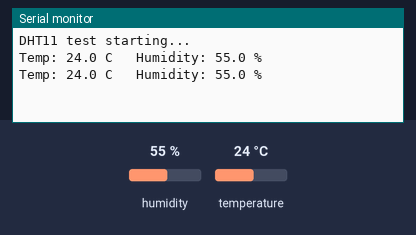
The sketch below on a simulated ESP32. Shown: the last lines printed to the serial monitor. The inputs (shaded band) are chosen by the test bench; at power-on: humidity 55 %, temperature 24 °C.

Above: at 2.8 s.
2.9 s: humidity set to 22 %
At 5.3 s:
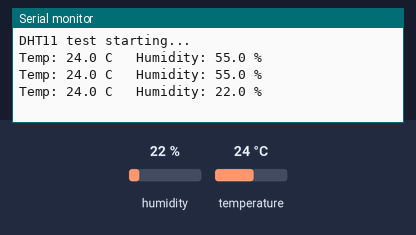
5.6 s: temperature set to 12 °C
At 6.5 s:
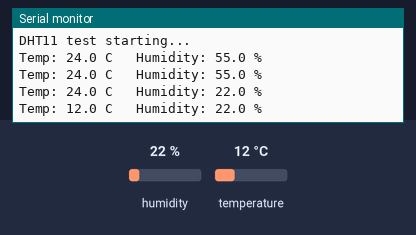
8.3 s: humidity set to 40 %
At 11.3 s:
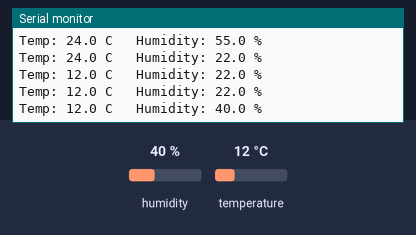
Timing chart, 0 to 12.8 s (numbered marks = the images above; inputs shaded):
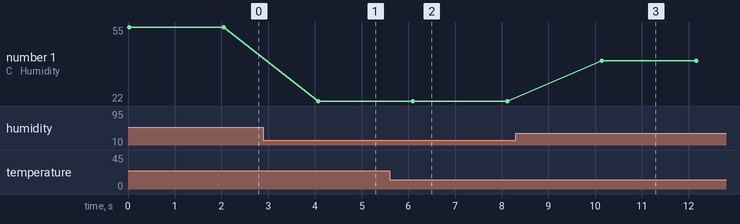

The sketch:

dht11_test.ino
```cpp
// Minimal DHT11 test -- confirms wiring and library setup before building
// the full rack monitor. No WiFi/Firebase needed for this one.
//
// Wiring: DHT11 VCC -> 3.3V, GND -> GND, DATA -> GPIO4
// Library needed: "DHT sensor library" by Adafruit (+ its dependency
// "Adafruit Unified Sensor", installed automatically if prompted)

#include <DHT.h>

#define PIN_DHT11 4
DHT dht(PIN_DHT11, DHT11);

void setup() {
  Serial.begin(115200);
  dht.begin();
  Serial.println("DHT11 test starting...");
}

void loop() {
  float temp = dht.readTemperature();
  float humidity = dht.readHumidity();

  if (isnan(temp) || isnan(humidity)) {
    Serial.println("Failed to read from DHT11 -- check wiring (VCC/GND/DATA on GPIO4)");
  } else {
    Serial.printf("Temp: %.1f C   Humidity: %.1f %%\n", temp, humidity);
  }

  delay(2000); // DHT11 can only be read about once every 2 seconds
}
```

Measured:
- after the input at 2.9 s, the serial monitor: prints a new line after 1.2 s (image 1)
- after the input at 5.6 s, the serial monitor: prints a new line after 0.49 s (image 2)
- after the input at 8.3 s, the serial monitor: prints a new line after 1.8 s (image 3)
- plotted number 1: 55 → 22 after the input at 2.9 s, 22 → 40 after the input at 8.3 s
